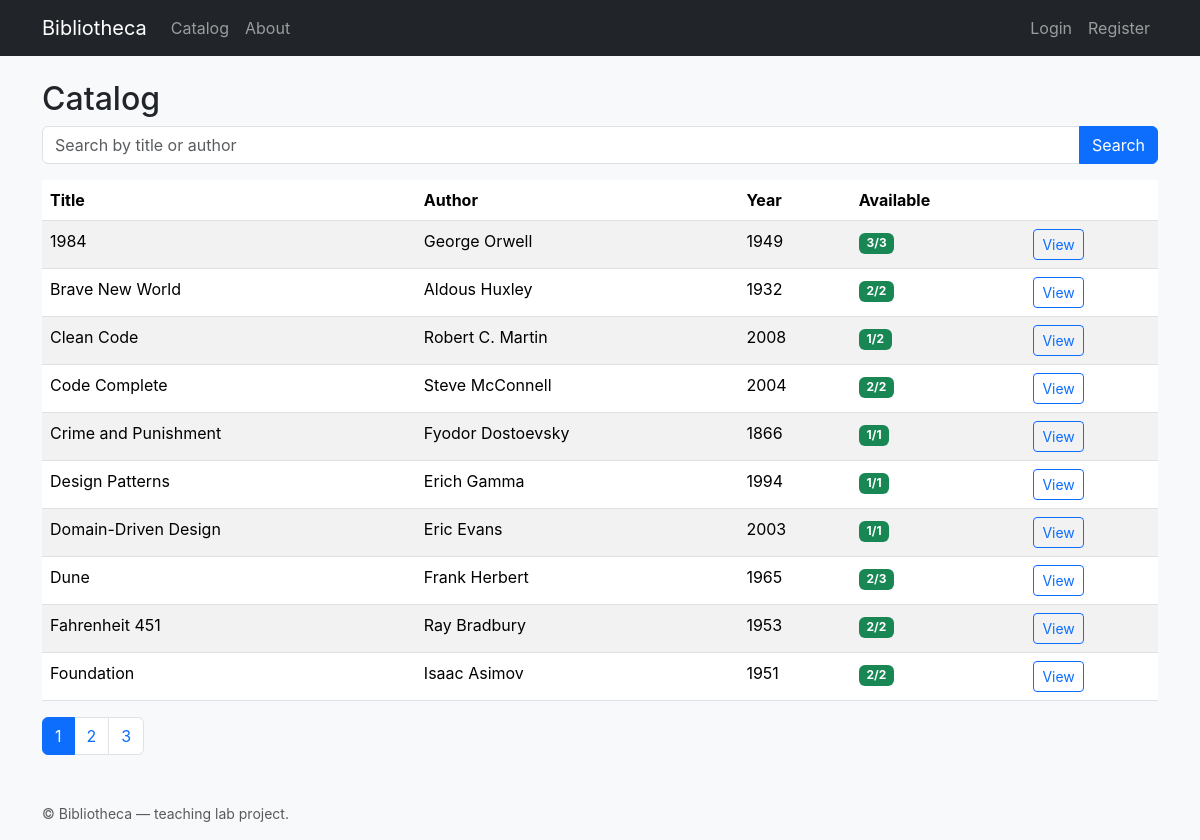
The page /books/ on the database its author committed.
### app/models/book.py (models this page shows, shortened)
class Book(db.Model):
    __tablename__ = "books"
    __allow_unmapped__ = True
    id: int = db.Column(db.Integer, primary_key=True)
    title: str = db.Column(db.String(200), nullable=False, index=True)
    author: str = db.Column(db.String(120), nullable=False, index=True)
    isbn: Optional[str] = db.Column(db.String(20), unique=True, nullable=True)
    year: Optional[int] = db.Column(db.Integer, nullable=True)
    total_copies: int = db.Column(db.Integer, nullable=False, default=1)
    available_copies: int = db.Column(db.Integer, nullable=False, default=1)
    status: str = db.Column(
        db.String(16), nullable=False, default=STATUS_AVAILABLE
    )
    loans = db.relationship("Loan", back_populates="book", lazy="dynamic")
    reservations = db.relationship(
        "Reservation", back_populates="book", lazy="dynamic"
    )
    @property
    def is_available(self) -> bool:
        return self.status == STATUS_AVAILABLE and self.available_copies > 0

### app/blueprints/catalog/routes.py (the view)
@catalog_bp.route("/")
def list_books():
    page = request.args.get("page", 1, type=int)
    query = request.args.get("q", "", type=str)
    per_page = current_app.config["BOOKS_PER_PAGE"]
    pagination = search_books(query, page=page, per_page=per_page)
    return render_template(
        "catalog/list.html",
        pagination=pagination,
        books=pagination.items,
        query=query,
    )

### app/__init__.py (called while the page is built)
def _register_context_processors(app: Flask) -> None:
    @app.context_processor
    def inject_globals() -> dict:
        return {"app_name": "Bibliotheca"}

### app/services/search_service.py (called while the page is built)
def search_books(
    query: Optional[str],
    page: int = 1,
    per_page: int = 10,
) -> Pagination:
    stmt = db.select(Book).order_by(Book.title.asc())
    if query:
        like = f"%{query.strip()}%"
        stmt = stmt.where(Book.title.ilike(like))
    return db.paginate(stmt, page=page, per_page=per_page, error_out=False)

### app/templates/catalog/list.html
{% extends "base.html" %}
{% block content %}
<h2>Catalog</h2>
<form class="mb-3" method="get" action="{{ url_for('catalog.list_books') }}">
  <div class="input-group">
    <input type="text" name="q" value="{{ query }}" class="form-control" placeholder="Search by title or author">
    <button class="btn btn-primary" type="submit">Search</button>
  </div>
</form>
<table class="table table-striped bg-white">
  <thead><tr><th>Title</th><th>Author</th><th>Year</th><th>Available</th><th></th></tr></thead>
  <tbody>
  {% for book in books %}
    <tr>
      <td>{{ book.title }}</td>
      <td>{{ book.author }}</td>
      <td>{{ book.year or '-' }}</td>
      <td>
        {% if book.is_available %}
          <span class="badge bg-success">{{ book.available_copies }}/{{ book.total_copies }}</span>
        {% else %}
          <span class="badge bg-secondary">unavailable</span>
        {% endif %}
      </td>
      <td><a class="btn btn-sm btn-outline-primary" href="{{ url_for('catalog.detail', book_id=book.id) }}">View</a></td>
    </tr>
  {% else %}
    <tr><td colspan="5" class="text-muted">No books match this search.</td></tr>
  {% endfor %}
  </tbody>
</table>
{% if pagination.pages > 1 %}
<nav>
  <ul class="pagination">
    {% for p in range(1, pagination.pages + 1) %}
      <li class="page-item {% if p == pagination.page %}active{% endif %}">
        <a class="page-link" href="{{ url_for('catalog.list_books', page=p, q=query) }}">{{ p }}</a>
      </li>
    {% endfor %}
  </ul>
</nav>
{% endif %}
{% endblock %}

### app/static/css/style.css (style rules this page uses)
body { font-family: -apple-system, BlinkMacSystemFont, "Segoe UI", Roboto, sans-serif; }

### rows shown on the page
Book: title "1984", author "George Orwell", year "1949", available_copies "3", total_copies "3"
Book: title "Brave New World", author "Aldous Huxley", year "1932", available_copies "2", total_copies "2"
Book: title "Clean Code", author "Robert C. Martin", year "2008", available_copies "1", total_copies "2"
Book: title "Code Complete", author "Steve McConnell", year "2004", available_copies "2", total_copies "2"
Book: title "Crime and Punishment", author "Fyodor Dostoevsky", year "1866", available_copies "1", total_copies "1"
Book: title "Design Patterns", author "Erich Gamma", year "1994", available_copies "1", total_copies "1"
Book: title "Domain-Driven Design", author "Eric Evans", year "2003", available_copies "1", total_copies "1"
Book: title "Dune", author "Frank Herbert", year "1965", available_copies "2", total_copies "3"
Book: title "Fahrenheit 451", author "Ray Bradbury", year "1953", available_copies "2", total_copies "2"
Book: title "Foundation", author "Isaac Asimov", year "1951", available_copies "2", total_copies "2"

### other values the page prints
{{ app_name }} "Bibliotheca"
{{ p }} "1" "2" "3"
